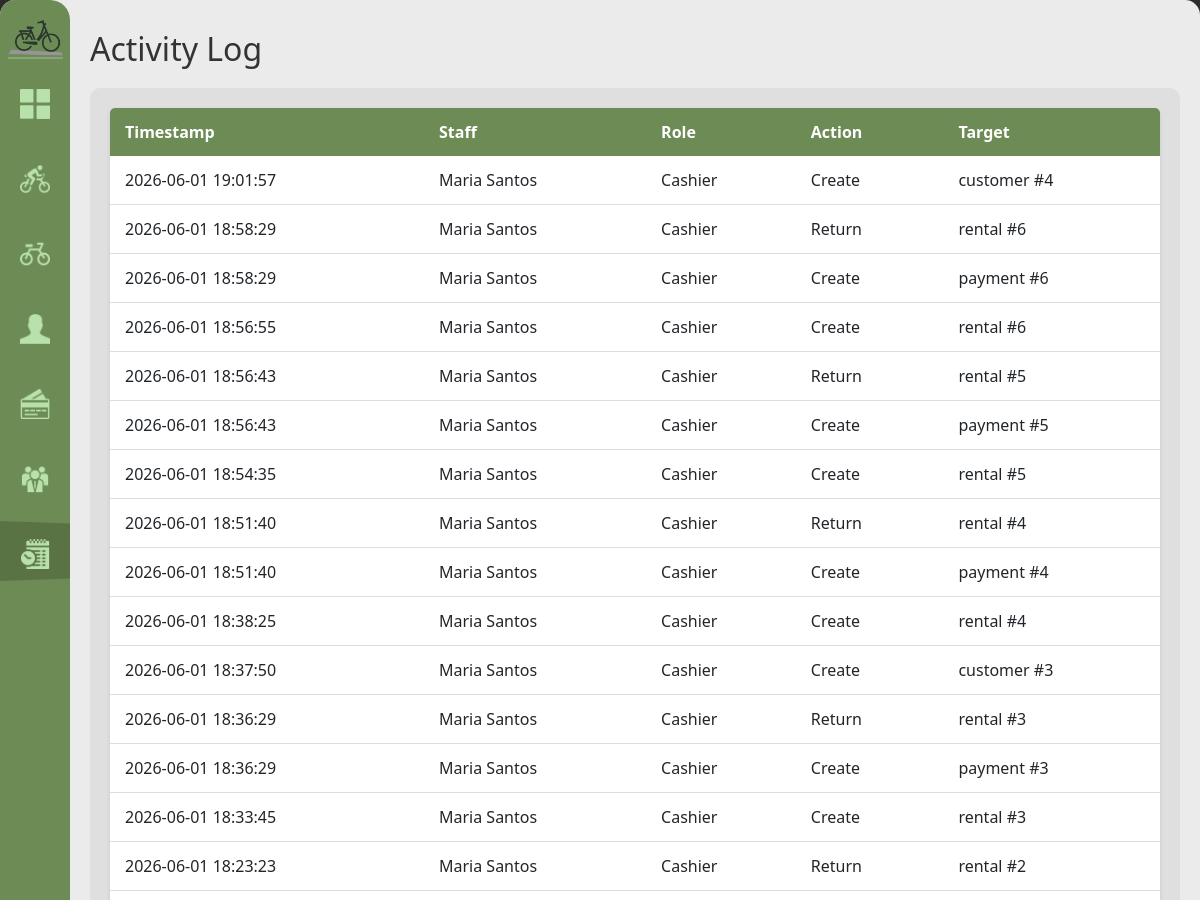
Before: /activity-log (signed in, upper part) with the older database file.
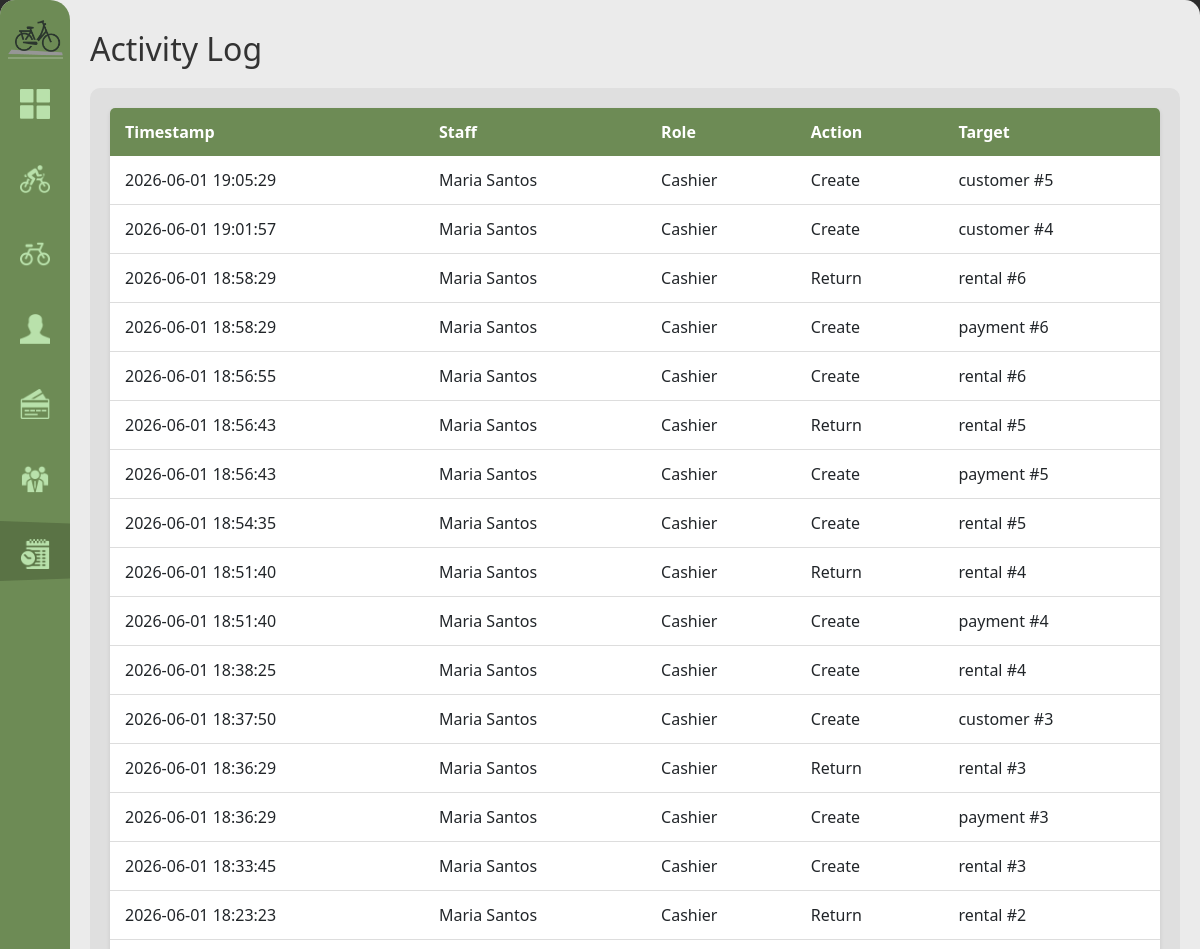
After: the same page with the newer database file.
### tables this page shows
CREATE TABLE activity_log (
            log_id INTEGER PRIMARY KEY AUTOINCREMENT,
            staff_id INTEGER NOT NULL REFERENCES staff(staff_id) ON UPDATE CASCADE ON DELETE RESTRICT,
            timestamp DATETIME NOT NULL DEFAULT(datetime('now','localtime')),
            action TEXT NOT NULL, target_table TEXT, target_id INTEGER
        );

CREATE TABLE staff (
            staff_id INTEGER PRIMARY KEY AUTOINCREMENT,
            username TEXT NOT NULL UNIQUE,
            password_hash TEXT NOT NULL,
            first_name TEXT NOT NULL, last_name TEXT NOT NULL,
            role TEXT NOT NULL CHECK(role IN('admin','cashier')),
            contact_number TEXT NOT NULL,
            status TEXT NOT NULL DEFAULT 'active' CHECK(status IN('active','inactive')),
            created_at DATETIME NOT NULL DEFAULT(datetime('now','localtime'))
        );

### handlers/activity_routes.py (the view)
@activity_bp.route('/activity-log')
@role_required('admin')
def activity_log():
    logs = database.get().get_activity_log()
    return render_template('activity_log.html', logs=logs)

### app.py (called while the page is built)
def get_sidebar_state():
    return request.cookies.get('sidebarState') == 'expanded'

@app.context_processor
def inject_sidebar_state():
    return dict(sidebar_expanded=get_sidebar_state())

@app.context_processor
def inject_current_staff():
    staff = current_staff()
    return dict(current_staff=staff, is_admin=staff and staff.get("role") == "admin")

### modules/auth.py (called while the page is built)
def role_required(*roles):
    def decorator(view):
        @wraps(view)
        def wrapped(*args, **kwargs):
            if not session.get("staff_id"):
                return redirect(url_for("login"))
            if roles and session.get("role") not in roles:
                return redirect(url_for("home"))
            return view(*args, **kwargs)
        return wrapped
    return decorator

def current_staff():
    if not session.get("staff_id"):
        return None
    return {
        "staff_id": session.get("staff_id"),
        "username": session.get("username"),
        "first_name": session.get("first_name"),
        "last_name": session.get("last_name"),
        "role": session.get("role"),
    }

### modules/database.py (called while the page is built)
def get():
    if not db: init()
    return db

    def get_activity_log(self, limit=200):
        rows = self.conn.execute(
            "SELECT l.*,s.first_name||' '||s.last_name AS staff_name,s.role AS staff_role "
            "FROM activity_log l JOIN staff s ON l.staff_id=s.staff_id "
            "ORDER BY l.timestamp DESC LIMIT ?",
            (limit,),
        ).fetchall()
        return [dict(r) for r in rows]

### templates/activity_log.html (shortened to what this page needs)
{% extends "base.html" %}
{% block content %}
<h1>Activity Log</h1>
<div class="content-grid">
    <div class="scroll-table-container">
        <table>
            <thead>
                <tr>
                    <th>Timestamp</th>
                    <th>Staff</th>
                    <th>Role</th>
                    <th>Action</th>
                    <th>Target</th>
                </tr>
            </thead>
            <tbody>
            {% for log in logs %}
            <tr>
                <td>{{ log['timestamp'] }}</td>
                <td>{{ log['staff_name'] }}</td>
                <td>{{ log['staff_role'].title() }}</td>
                <td>{{ log['action'].replace('_', ' ').title() }}</td>
                <td>{{ log['target_table'] }}{% if log['target_id'] %} #{{ log['target_id'] }}{% endif %}</td>
            </tr>
            {% endfor %}
            </tbody>
        </table>
    </div>
</div>
{% endblock %}

### templates/base.html (shortened to what this page needs)
<!DOCTYPE html>
<html lang="en">
<head>
    <link rel="stylesheet" href="{{ url_for('static', filename='modals.css') }}">
    <link rel="stylesheet" href="{{ url_for('static', filename='style.css') }}">
</head>
<body>
    <div class="home-screen">
        <div class="sidebar" expand="{{ 'true' if sidebar_expanded else 'false' }}">
            <img class="sidebar-logo" src="{{url_for('static', filename='assets/imgs/Logo_mini.png') }}" alt="sidebar icon">
            <div class="nav-indicator"></div>
           <div class="nav-items">
                <a href="{{ url_for('home') }}"
                    class="nav-item" data-route="home">
                    <img src="{{ url_for('static', filename='assets/imgs/fsquare_icon.png') }}"   alt="Dashboard">
                </a>
                <a href="{{ url_for('rentals.rentals') }}"
                    class="nav-item" data-route="rentals.rentals">
                    <img src="{{ url_for('static', filename='assets/imgs/current_rent.png') }}"     alt="Rentals">
                </a>
                <a href="{{ url_for('bikes.registry') }}"
                    class="nav-item" data-route="bikes.registry">
                    <img src="{{ url_for('static', filename='assets/imgs/bike_icon.png') }}"       alt="Bikes">
                </a>
                <a href="{{ url_for('customers.customers') }}"
                    class="nav-item" data-route="customers.customers">
                    <img src="{{ url_for('static', filename='assets/imgs/person_icon.png') }}"   alt="Customers">
                </a>
                <a href="{{ url_for('payments.payments') }}"
                    class="nav-item" data-route="payments.payments">
                    <img src="{{ url_for('static', filename='assets/imgs/payments_icon.png') }}"    alt="Payments">
                </a>
                {% if is_admin %}
                <a href="{{ url_for('staff.staff_list') }}"
                    class="nav-item" data-route="staff.staff_list">
                    <img src="{{ url_for('static', filename='assets/imgs/staff_icon.png') }}" alt="Staff">
                </a>
                <a href="{{ url_for('activity.activity_log') }}"
                    class="nav-item" data-route="activity.activity_log">
                    <img src="{{ url_for('static', filename='assets/imgs/log_icon.png') }}" alt="Activity Log">
                </a>
                {% endif %}
            </div>
        </div>
        <div class="main-content">
            {% block content %}{% endblock %}
        </div>
    </div>

### static/style.css (style rules this page uses)
:root { --primary-green: #6D8B55; --secondary-green: #566d42; --bg-light: #EBEBEB; --white: #FFFFFF; --sidebar-collapsed: 70px; --sidebar-expanded: 165px; }
body { margin: 0; font-family: 'Segoe UI', Tahoma, Geneva, Verdana, sans-serif; background-color: #2C2C2C; }
.home-screen { height: 100vh; width: 100vw; margin: 0 auto; background-color: var(--bg-light); border-radius: 15px; overflow: hidden; position: relative; }
.sidebar { position: absolute; top: 0; left: 0; height: 100%; z-index: 10; background-color: var(--primary-green); width: var(--sidebar-collapsed); display: flex; flex-direction: column; border-top-right-radius: 20px; border-bottom-right-radius: 20px; overflow: hidden; box-sizing: border-box; }
.sidebar-logo { width: 55px; height: auto; margin-top: 20px; margin-left: 10px; border-bottom: 2px solid rgba(255,255,255,0.2); transition: margin 0.211s ease; }
.sidebar[expand="false"] .sidebar-logo { margin-left: auto; margin-right: auto; }
.nav-items { display: flex; flex-direction: column; margin-top: 20px; gap: 15px; position: relative; }
.nav-item-top, .nav-item { display: flex; align-items: center; padding: 10px 0px 20px 20px; color: var(--white); text-decoration: none; font-weight: bold; font-size: 0.9rem; white-space: nowrap; gap: 21px; }
.nav-item img { width: 30px; height: 30px; flex-shrink: 0; pointer-events: none; filter: invert(80%) sepia(20%) saturate(400%) hue-rotate(60deg); }
.nav-indicator { position: absolute; left: 0; width: auto; height: auto; border-left: var(--sidebar-expanded) solid var(--secondary-green); border-top: 6px solid transparent; border-bottom: 6px solid transparent; transition: top 0.3s ease; opacity: 0.6; z-index: 0; }
.sidebar:not(:hover) .nav-indicator, .sidebar[expand="false"] .nav-indicator { transition: opacity 0.3s ease; opacity: 0.8; }
.main-content { padding: 20px; opacity: 1; flex-direction: column; margin-left: var(--sidebar-collapsed); height: 100%; overflow: auto; }
.content-grid { display: flex; flex-grow: 1; opacity: 1; background-color: #DFDFDF; border-radius: 10px; }
.scroll-table-container { width: 100%; overflow-y: auto; max-height: calc(100vh - 260px); padding: 20px; box-sizing: border-box; }
table { width: 100%; border-collapse: collapse; background: white; border-radius: 5px; overflow: hidden; box-shadow: 0 2px 4px rgba(0,0,0,0.1); }
table thead { background-color: var(--primary-green); color: white; }
table th, table td { padding: 12px 15px; text-align: left; }
table tbody tr { border-bottom: 1px solid #ddd; }
h1, h2 { color: #333; margin: 10px 0; }
h1 { font-size: 2rem; margin-bottom: 20px; }

Changed rows visible on the page:
added activity_log: timestamp "2026-06-01 19:05:29", staff_name "Maria Santos", staff_role "Cashier", action.replace "Create", target_table "customer", target_id "5"
